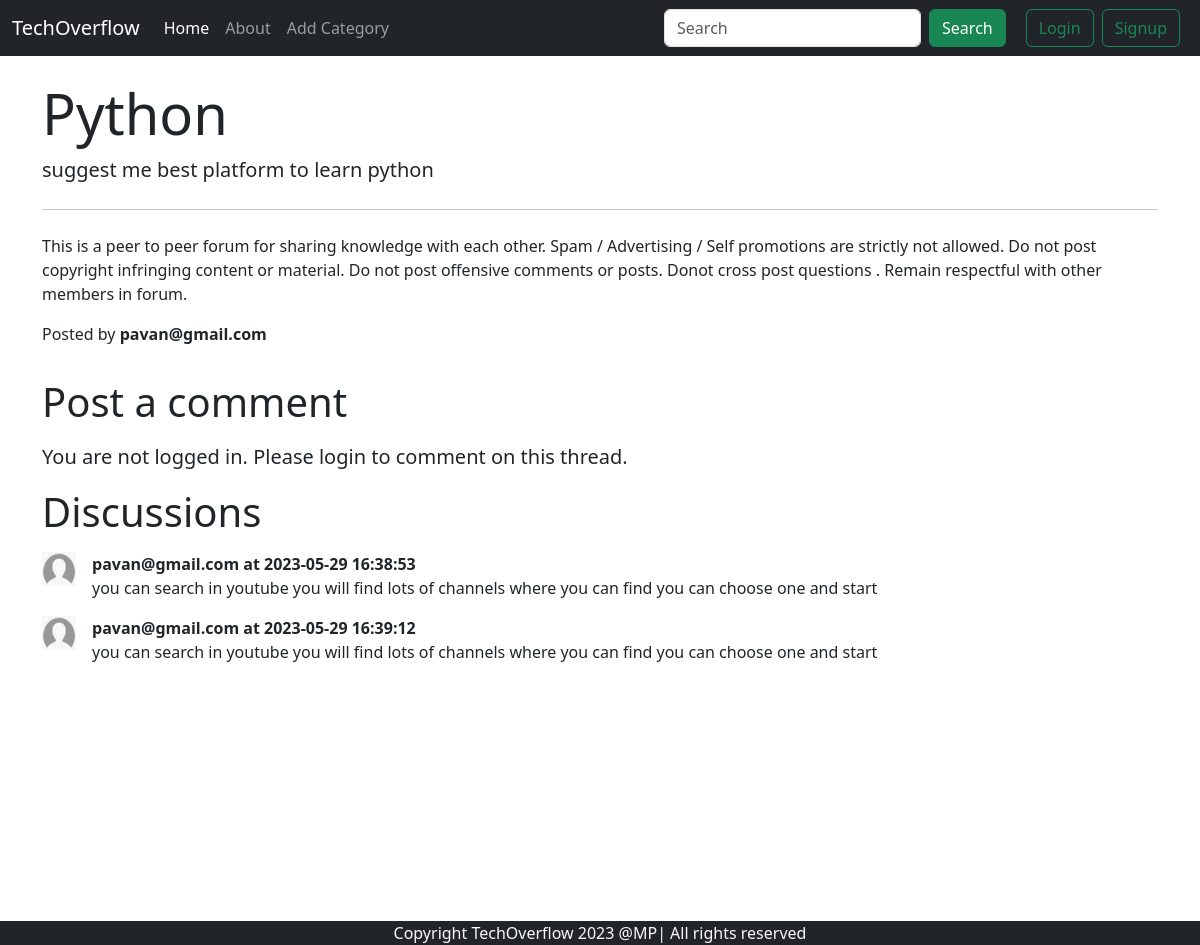
The app's page /thread.php?threadid=1 with its own data.
### tables this page shows
CREATE TABLE `threads` (
  `thread_id` int(11) NOT NULL,
  `thread_title` varchar(255) DEFAULT NULL,
  `thread_description` text DEFAULT NULL,
  `thread_category_id` int(11) DEFAULT NULL,
  `thread_user_id` int(11) DEFAULT NULL,
  `timestamp` datetime DEFAULT current_timestamp()
);

CREATE TABLE `users` (
  `sno` int(11) NOT NULL,
  `user_email` varchar(255) DEFAULT NULL,
  `user_password` varchar(255) DEFAULT NULL,
  `timestamp` datetime DEFAULT current_timestamp()
);

CREATE TABLE `comments` (
  `comment_id` int(11) NOT NULL,
  `comment_content` text DEFAULT NULL,
  `thread_id` int(11) DEFAULT NULL,
  `comment_time` datetime DEFAULT current_timestamp(),
  `comment_by` int(11) DEFAULT NULL
);

### thread.php (the view, shortened to what this page needs)
<!doctype html>
<html lang="en">
<head>
    <link href="https://cdn.jsdelivr.net/npm/bootstrap@5.3.0-alpha3/dist/css/bootstrap.min.css" rel="stylesheet"
>
</head>
<body>
</body>
</html>
<?php
require "./partials/_header.php";
require "./partials/_dbconnect.php";
?>
<?php
    $id=$_GET['threadid'];
    $sql="SELECT * FROM threads WHERE thread_id=$id";
    $result=mysqli_query($conn,$sql);
    while($row=mysqli_fetch_assoc($result))
    {
       $thread_title=$row['thread_title'];
       $thread_description=$row['thread_description'];
       $thread_user_id=$row['thread_user_id'];
       $qry="SELECT user_email FROM `users` WHERE sno='$thread_user_id'";
       $res=mysqli_query($conn,$qry);
       $rows=mysqli_fetch_assoc($res);
    }
?>
<div class="container my-4">
    <div class="jumbotron">
        <h1 class="display-4"> <?php echo $thread_title ?> </h1>
        <p class="lead"><?php echo $thread_description ?>
            <hr class="my-4">
        <p>This is a peer to peer forum for sharing knowledge with each other. Spam / Advertising / Self promotions are
            strictly not allowed. Do not post copyright infringing content or material. Do not post offensive comments
            or posts. Donot cross post questions . Remain respectful with other members in forum.</p>
        <p class="text-left">Posted by <b><?php echo $rows['user_email'] ?></b></p>
    </div>
</div>
<?php
    if(isset($_SESSION['loggedin']) && $_SESSION['loggedin']==true)
    {
        echo '<div class="container" style="margin-bottom: 50px;">
        <h1 class="py-2">Post a comment</h1>
        <form action="'. $_SERVER["REQUEST_URI"].'" method="post">
            <div class="form-group">
                <label for="comment">Type your comment</label>
                <textarea name="comment" id="comment" rows="3" class="form-control"></textarea>
            </div>
            <button type="submit" class="btn btn-success">Post comment</button>
        </form>
    </div>';
    }
    else
    {
        echo '<div class="container">
            <div style="margin-bottom: 5px;">
                <h1 class="py-2">Post a comment</h1>
            </div>
            <p class="lead">
               You are not logged in. Please login to comment on this thread.
            </p>
        </div>';
    }
?>
<div class="container" style=" min-height:433px">
    <h1>Discussions</h1>
    <?php
        $id=$_GET['threadid'];
        $sql="SELECT * FROM comments WHERE thread_id=$id";
        $result=mysqli_query($conn,$sql);
        while($row=mysqli_fetch_assoc($result))
        {
            $content=$row['comment_content'];
            $comment_time=$row['comment_time'];
            $thread_user_id=$row['comment_by'];
            $sql2="SELECT user_email FROM `users` WHERE sno='$thread_user_id'";
            $result2=mysqli_query($conn,$sql2);
            $row2=mysqli_fetch_assoc($result2);
            echo '
            <div class="d-flex my-3">
                <div class="flex-shrink-0">
                    <img src="./Images/userdefault.jfif" alt="..." width="34px" height="34px">
                </div>
                <div class="flex-grow-1 ms-3">
                    <p class="font-weight-bold my-0"><b>'. $row2['user_email'] .' at '. $comment_time .'</b></p>
                    ' . $content . '
                </div>
            </div>';
        }
    ?>
</div>
<?php
require "./partials/_footer.php";
?>

### partials/_header.php (shortened to what this page needs)
<!doctype html>
<html lang="en">
<head>
    <link href="https://cdn.jsdelivr.net/npm/bootstrap@5.3.0-alpha3/dist/css/bootstrap.min.css" rel="stylesheet"
>
</head>
<body>
</body>
</html>
<?php
echo ' <nav class="navbar navbar-expand-lg navbar-dark bg-dark">
<div class="container-fluid">
    <a class="navbar-brand" href="/forum/index.php">TechOverflow</a>
    <button class="navbar-toggler" type="button" data-bs-toggle="collapse" data-bs-target="#navbarSupportedContent" aria-controls="navbarSupportedContent" aria-expanded="false" aria-label="Toggle navigation">
        <span class="navbar-toggler-icon"></span>
    </button>
    <div class="collapse navbar-collapse" id="navbarSupportedContent">
        <ul class="navbar-nav me-auto mb-2 mb-lg-0">
            <li class="nav-item">
                <a class="nav-link active" aria-current="page" href="/forum/">Home</a>
            </li>
            <li class="nav-item">
                <a class="nav-link" href="/forum/about.php">About</a>
            </li>
            <li class="nav-item">
                <a class="nav-link" href="/forum/addcategory.php">Add Category</a>
            </li>
        </ul>
        <div class="row mx-2">
        <form action="search.php" class="d-flex my-2 my-lg-0" role="search" method="get">
            <input name="search" class="form-control me-2" type="search" placeholder="Search" aria-label="Search">
            <button class="btn btn-success" type="submit">Search</button>
            </form>
        </div>';
        if(isset($_SESSION['loggedin']) and $_SESSION['loggedin']=true)
        {
            echo '
            <button class="btn btn-danger ml-2">'.$_SESSION['user_email'].'</button>
            <a href="/forum/partials/_logout.php" role="button" class="btn btn-outline-success mx-2">Logout</a>';
        }
        else
        {
            echo '
            <button class="btn btn-outline-success ml-2" data-bs-toggle="modal" data-bs-target="#loginModal">Login</button>
            <button class="btn btn-outline-success mx-2" data-bs-toggle="modal" data-bs-target="#signupModal">Signup</button>';
        }
        echo ' </div>
            </div>
    </nav>';
?>

### partials/_footer.php (shortened to what this page needs)
<div class="container-fluid bg-dark text-light">
    <p class="text-center" style="margin-bottom: 0;">
        Copyright TechOverflow 2023 @MP| All rights reserved
    </p>
</div>

### records on screen
threads: thread_title "Python", thread_description "suggest me best platform to learn python"
users: user_email "pavan@gmail.com"
comments: users.user_email "pavan@gmail.com", comment_time "2023-05-29 16:38:53", comment_content "you can search in youtube you will find lots of channels where you can find you can choose one and start"
comments: users.user_email "pavan@gmail.com", comment_time "2023-05-29 16:39:12", comment_content "you can search in youtube you will find lots of channels where you can find you can choose one and start"
